Frame 1 (no input): blank canvas, image omitted
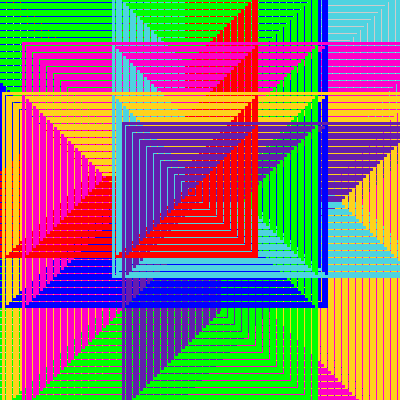
Frame 60 (the mouse pressed at the canvas centre just before this capture)
Frame 120 (the mouse held since frame 60 and released just before this capture): identical to frame 60, image omitted

The Processing sketch that drew this single still picture (run headless with seeded random() and noise(); from frame 60 on, the mouse is pressed at the canvas centre):

// Processing sketch: processing_146464
// ── processing_146464.pde

//copyright Irene Joung 2014
//ICE #22

float [] xVals = {50,120,110,320,230,210,330};
float [] yVals = {50,100,200,70,250,300,330};
color [] colorVals = {color(255,0,0),
                      color(0,0,255),
                      color(0,255,0),
                      color(79,211,224),
                      color(255,0,200),
                      color(255,210,28),
                      color(100,30,173)};

float dim = 0;

void setup()
{
  size(400,400);
  rectMode(CENTER);
  noFill();
  strokeWeight(3);
}

void draw()
{
  drawSquares();
  growSquares();
}

void drawSquares()
{
  for (int i = 0; i < xVals.length; i++)
  {
    stroke(colorVals[i]);
    rect(xVals[i],yVals[i],dim,dim);
  }
}

void growSquares()
{
  for (int i = 0; i < xVals.length; i++)
  {
    dim += 1;
  }
}

void mousePressed()
{
  if (mousePressed == true)
  {
    dim = 0;
  }
}
